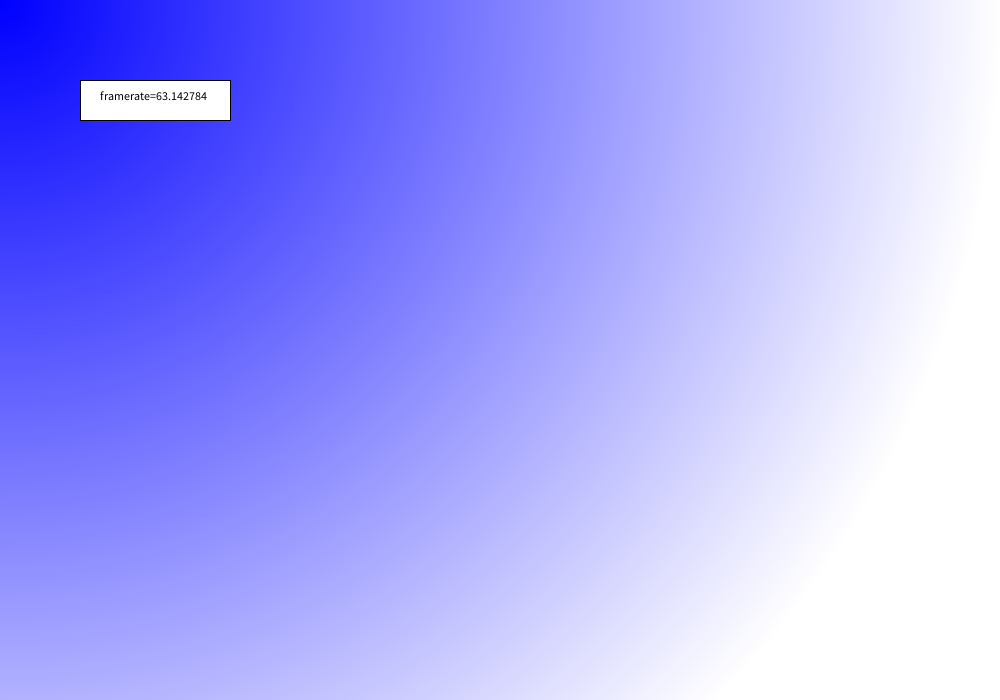
Frame 1 (no input)
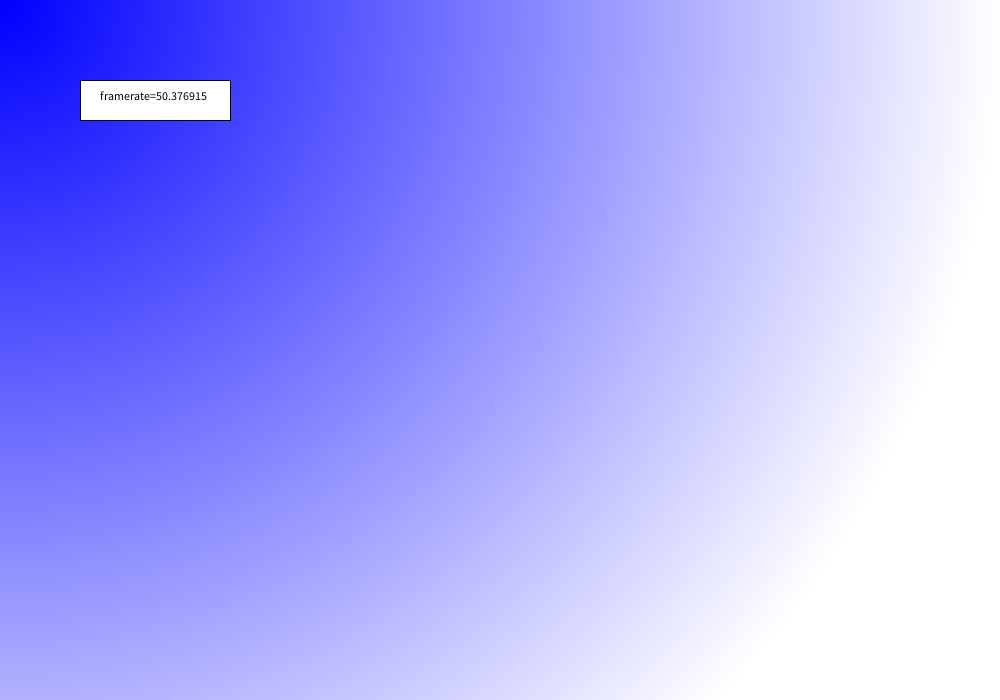
Frame 60 (the mouse pressed at the canvas centre just before this capture)
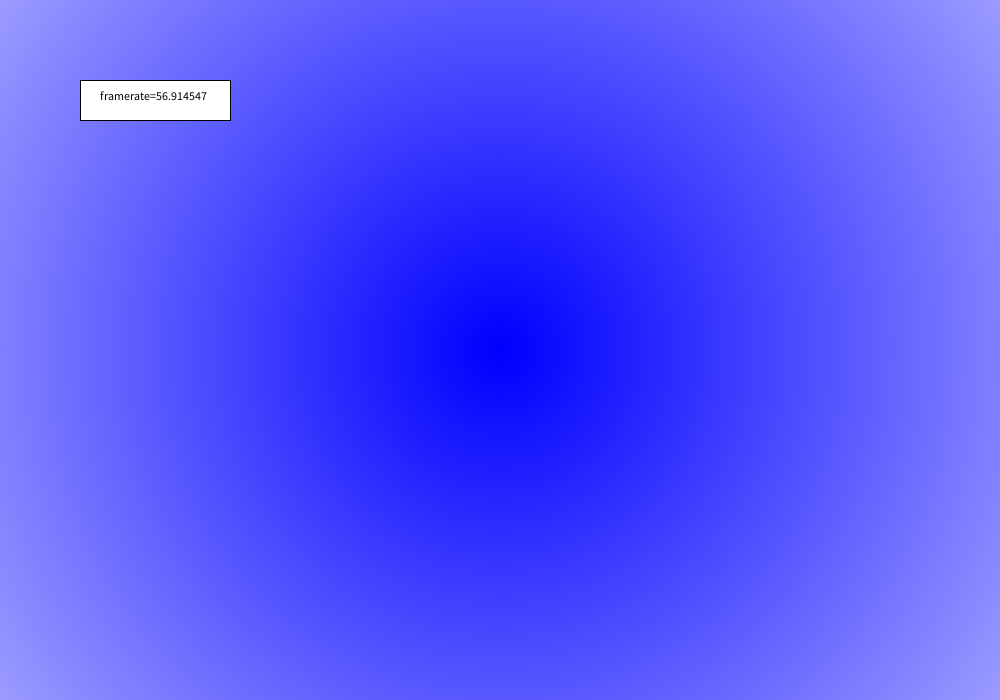
Frame 120 (the mouse held since frame 60 and released just before this capture)

The Processing sketch that drew these frames (run headless with seeded random() and noise(); from frame 60 on, the mouse is pressed at the canvas centre):

// Processing sketch: PxP_set_pixels_distance
// ── PxP_set_pixels_distance.pde
// The world pixel by pixel 2020
// Daniel Rozin
// Set pixels according to distance from mouse

void setup() {
  size(1000, 700);
}

void draw() {
  loadPixels();                              //get the pixels[] of the window
  for (int x = 0; x < width; x++) {
    for (int y = 0; y < height; y++) {       // repeat to visit every pixel in window
      float thisDist = dist(x, y, mouseX, mouseY);   // calculate the distance for this pixel to the mouse
      thisDist= map(thisDist,0,width,0,255);         // the distance is a big number so map it to 0-255
      pixels[x+ y*width]= color(thisDist, thisDist, 255);   // calculate the location of the pixel (x,y) in the
    }                                                       // pixel array by the math x+y*width and set the new color
  }
  updatePixels();                                           // wer'e done messing with the pixel, update them
  
  
  // this part just for printing the frame rate - has to happen after we call updatePixels() !
  fill (255);
  rect(80, 80, 150, 40);
  fill (0);
  text("framerate="+frameRate, 100, 100);
}
